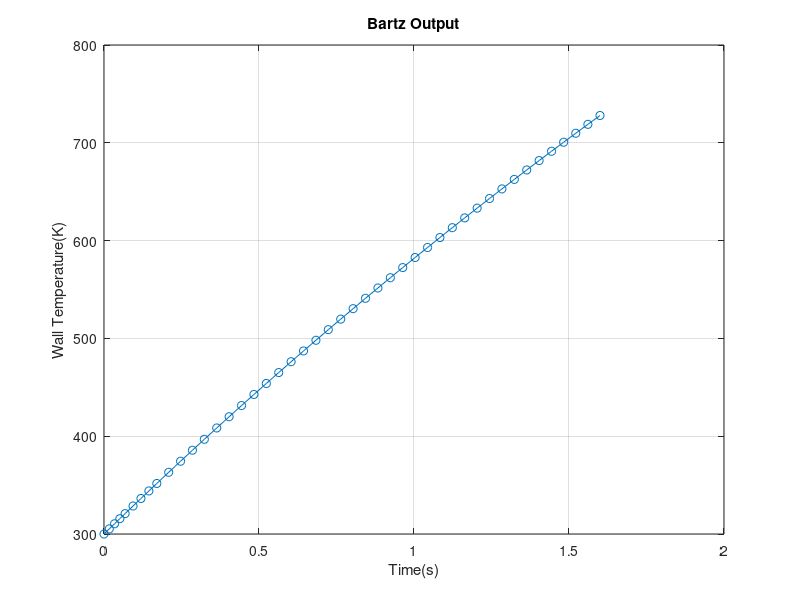

The MATLAB script that drew this image:
clear; clc;
%% ALL UNITS SI %%
%% === INPUTS === %%
% DE-1 (Cardinal) %
mdot = 1.61;    %mdot (kg/s)

t_end = 1.6;    %total burn time (s), without transients
%Chamber Dimensions%
r_i = 0.0664866;    %inner radius
t_w = 0.01;    %wall thickness
r_o = r_i + t_w;    %outer radius
A_loc = pi * (r_i)^2;
r_t = 0.0221622;    %throat radius
D_t = 2 * r_t;
A_t = pi * (r_t)^2;
L = 0.15;    %chamber length (use RPA)

% Chamber Material%
rho = 2700; %density
c_p = 896;  %specific heat (J/kg K)
k = 170;    %Thermal conductivity (W/m K)
sigma_yield = 276e6;    %yield strength, room temperature
sigma_ultimate = 310e6; %ultimate strength

P_chamber = 1.5e6;

T_gas = 2000;   %gas temperature (K)

c_star = P_chamber * A_t / mdot;

%Combustion Gas Properties (Take From RPA)%
mu = 7.359e-5;  %viscosity (kg/(m.s) or Pa.s)
c_p_gas = 1850; %specific heat, constant pressure
Pr = 0.5905;    %Prandtl number, effective
u = 700;    %gas velocity

%% === BARTZ HEAT TRANSFER COEFFICIENT === %%
L_c = t_w; %characteristic length
D = 2 * r_i;

h_bartz = 0.026 * (mu^0.2 * c_p_gas) / (Pr^0.6 * D_t^0.2) * (P_chamber / c_star)^0.8 * (D_t / (D_t/2))^0.1 * (A_t / (A_loc)) ^ 0.9;

h = h_bartz;

%% === BIOT NUMBER CHECK === %%
Bi = h * L_c / k;

fprintf('Biot Number Check:\n');
fprintf('Biot Number: %.3f\n',Bi);

if Bi < 0.1
    fprintf('Lumped mass model is valid.\n\n');
else
    fprintf('Lumped mass model is NOT valid.\n\n');
end

%% === LUMPED MASS HEAT TRANSFER MODEL === %%
A_inner = 2 * pi * r_i;
V_wall = pi * (r_o^2 - r_i^2) * L;
m_wall = V_wall*rho;
disp(['Mass of Chamber Wall (kg): ',num2str(m_wall)]);
C_th = m_wall*c_p;

dTwdt = @(t,Tw) h * A_inner * (T_gas-Tw) / (m_wall*c_p);

Tw0 = 300;
[t,Tw]=ode45(dTwdt, [0,t_end],Tw0);

disp(['Final Wall Temperature (K): ',num2str(Tw(end))]);

figure;
plot(t,Tw,'-o');
xlabel("Time(s)");
ylabel("Wall Temperature(K)");
title('Bartz Output');
grid on;

%% === HOOP STRESS === %%
function k = knockdown(T)

    T_celcius = T - 273.15;

    % some empirical 6061 aluminum knockdown factor data
    % Summers, P.T., Chen, Y., Rippe, C.M. et al., https://doi.org/10.1186/s40038-015-0007-5
    
    data = [
        25,    1.0;   
        100,   0.95;
        150,   0.93;   
        200,   0.88;   
        250,   0.55;  
        300,   0.31;   
        350,   0.19;   
        400,   0.12;   
        450,   0.05;   
        500,   0.03;   
        550,   0.01;  
        600,   0.005;  
        650,   0.001;  
        660,   0.0005; 
    ];

    k = interp1(data(:,1), data(:,2), T_celcius, 'linear', 'extrap');

    k = max(min(k, 1), 0);
end

ECF = knockdown(Tw(end));

if t_w / r_i > 0.1 % check if wall thickness is > 10 percent of chamber radius
    sigma = (P_chamber * (r_o^2 + r_i^2) / (r_o^2 - r_i^2));
    disp("Thick wall hoop stress used.")
else
    sigma = (P_chamber * r_i) / t_w;
    disp("Thin wall hoop stress used.")
end

sf = (sigma_yield * ECF) / sigma;
disp(['Safety Factor: ',num2str(sf)]);
